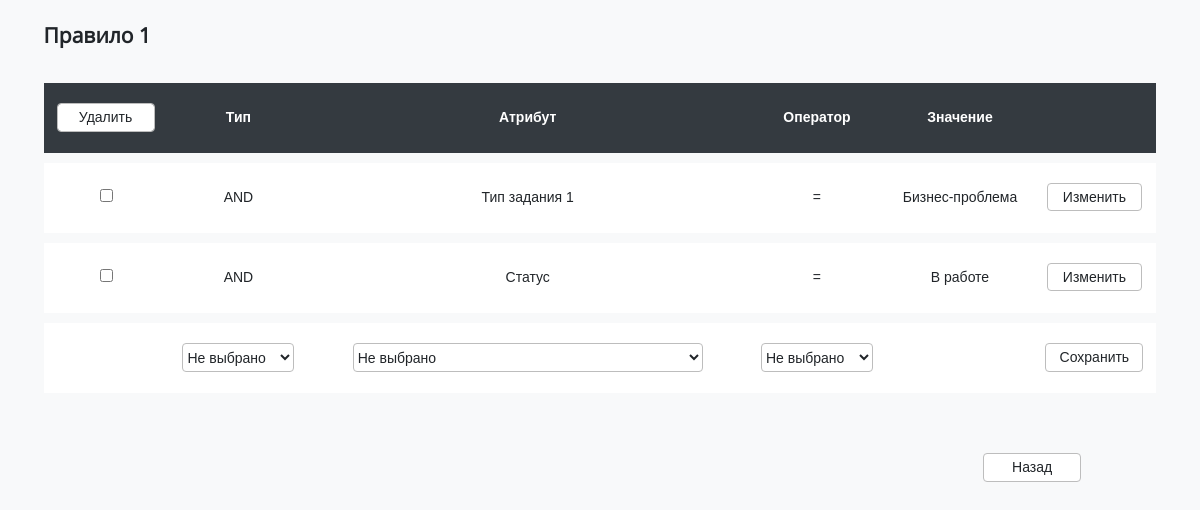
/polls/1/, run on an earlier commit of the app's database.
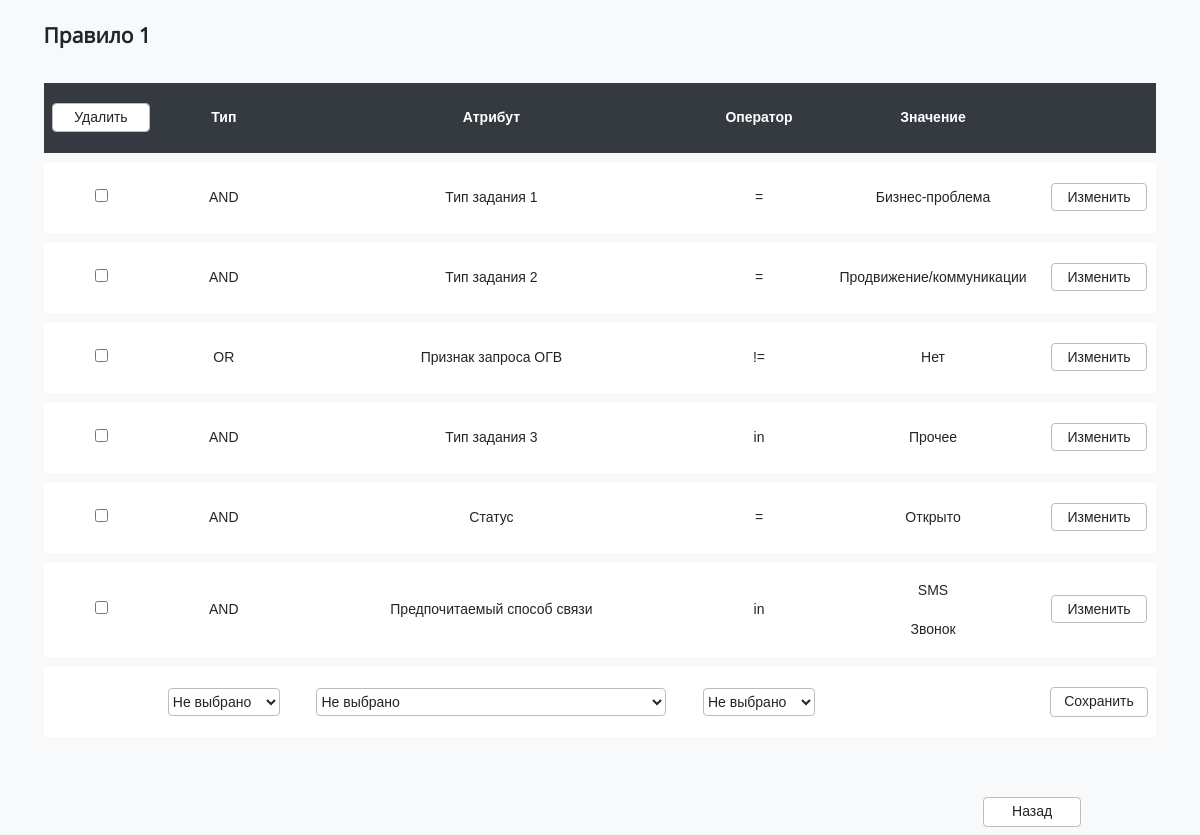
And on a later commit of the database.
### polls/models.py (models this page shows, shortened)
class Task(models.Model):
    rule = models.ForeignKey(Rule, on_delete = models.CASCADE, verbose_name="Правило")
    operation_type = models.CharField('Тип', max_length = 5, choices = [(i,i) for i in Dictionaries.all_operations], default = '-')
    attribute = models.CharField('Атрибут', max_length = 200, choices = [(i[0],i[0]) for i in list(Dictionaries.all_attributes.items())], default = '-')
    operator = models.CharField('Оператор', max_length = 200, choices = [(i,i) for i in Dictionaries.all_operators], default = '-')
    value = models.CharField('Значение', max_length = 200)
    class Meta:
        verbose_name = "Правило маршрутизации заданий"
        verbose_name_plural = "Правила маршрутизации заданий"

### polls/views.py (the view, shortened to what this page needs)
# urls.py: path('<int:rule_id>/', views.detail, name='detail'),
def detail(request, rule_id):
    try:
        rule = Rule.objects.get(id = rule_id)
        task = Task.objects.filter(rule = rule)
        sort_type = request.GET.get('sort', None)
        if sort_type:
            task = task.order_by(sort_type)
        new_t = request.GET.get('new', None)
        new_attr = None
        new_op = None
        new_t_op = None
        type1_attribute = None
        type2_attribute = None
        for i in task:
            if i.attribute == 'Тип задания 1':
                type1_attribute = i.value
            elif i.attribute == 'Тип задания 2':
                type2_attribute = i.value
    except:
        raise Http404("Правило не найдено")
    return render(request, 'polls/detail.html', {'rule': rule.name, 'task': task, 'Dictionaries': Dictionaries,
                                                'attribute_temp': new_attr, 'type1': type1_attribute,
                                                'type2':type2_attribute, 'new_op': new_op, 'new_t_op': new_t_op})

### polls/templatetags/choose_operators.py (called while the page is built)
@register.simple_tag()
def check_attribute(arg, type1, type2):
    if arg == 'Тип задания 2' and type1 or arg == 'Тип задания 3' and type1 and type2 or arg != 'Тип задания 2' and arg != 'Тип задания 3':
        return True
    return False

@register.simple_tag()
def make_values_list(arg):
    if arg[0] == '[':
        arg1 = arg.replace('[','')
        arg1 = arg1.replace(']','')
        arg1 = arg1.replace("'",'')
        res = []
        t = ''
        for i in range(len(arg1)):
            if arg1[i] != ',':
                t += arg1[i]
            else:
                res.append(t)
                t = ''
        res.append(t)
        return res
    else: return [arg]

### polls/templates/polls/detail.html (shortened to what this page needs)
{% extends 'base.html' %}
{% block content %}
    {% load choose_operators %}
    <h2>{{rule}}</h2>
    <table class="table">
        <form action="delete/" method="post">
            <thead class="table-head">
                <tr>
                    <th><input type="submit" class="submit_button" value="Удалить"></th>
                    <th onclick="location.href='?sort=operation_type'">Тип</th>
                    <th onclick="location.href='?sort=attribute'">Атрибут</th>
                    <th onclick="location.href='?sort=operator'">Оператор</th>
                    <th>Значение</th>
                    <th></th>
                </tr>
            </thead>
            {% if task %}
                {% for t in task %}
                    <tr class="row">
                        <td><input type="checkbox"  value="{{t.id}}" name="checks"></td>
                        <td><p>{{t.operation_type}}</p></td>
                        <td><p>{{t.attribute}}</p></td>
                        <td><p>{{t.operator}}</p></td>
                        <td>
                            {% make_values_list t.value as list_value %}
                            {% for i in list_value %}
                                <p>{{i}}</p>
                            {% endfor %}
                        </td>
                        <td><a class="a_button" href="update/{{t.id}}">Изменить</a></td>
                    </tr>
                {% endfor %}
            {% endif %}
        </form>
        <form action="add/" method="post">
            <tr class="row">
                <td></td>
                <td>
                    <select id="t_operation" name="operation_new" onchange="location.href='?new='+value+',';">
                        <option value="">Не выбрано</option>
                    </select>
                </td>
                <td>
                    <select id="t_attribute_new" name="attribute_new" onchange="location.href=location.href+value+',';">
                        <option value="">Не выбрано</option>
                    </select>
                </td>
                <td>
                    <select id="t_operator_new" name="operator_new" onchange="location.href=location.href+value+',';">
                        <option value="">Не выбрано</option>
                   </select>
                </td>
                <td>
                </td>
                <td><input type="submit" class="submit_button" value="Сохранить"></td>
            </tr>
        </form>
    </table>
    <br><br>
    <div class="back">
    <form action="back/">
        <input type="submit" class="submit_button" class="back" value="Назад">
    </form>
</div>
{% endblock %}

What changed in the data, as far as the page shows it:
changed Task: attribute "Статус" → "Тип задания 2"
added Task: operation_type "OR", attribute "Признак запроса ОГВ", operator "!=", list_value "Нет"
added Task: operation_type "AND", attribute "Тип задания 3", operator "in", list_value "Прочее"
added Task: operation_type "AND", attribute "Статус", operator "=", list_value "Открыто"
added Task: operation_type "AND", attribute "Предпочитаемый способ связи", operator "in", list_value "SMS" "Звонок"
Also different on the page:
new list line: "Продвижение/коммуникации"
list line gone: "В работе"
